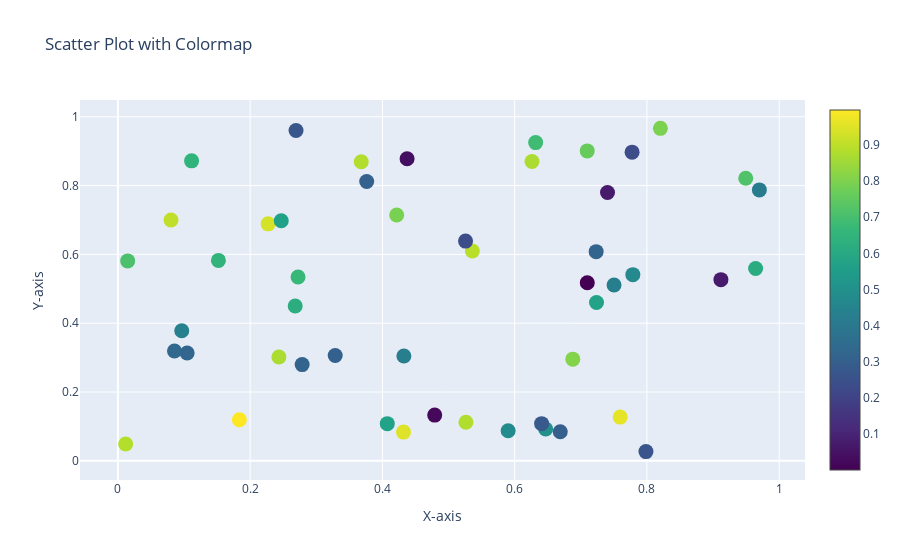

Write notebook code for a chart like this one.
### Code cell
import plotly.graph_objects as go
import numpy as np

# Sample data
x = np.random.rand(50)
y = np.random.rand(50)
values = np.random.rand(50)  # The values to color by

# Create scatter plot with colormap
fig = go.Figure(data=go.Scatter(x=x, y=y, mode='markers', marker=dict(size=15, color=values,  colorscale='Viridis',  showscale=True )))

# Customize the layout
fig.update_layout(
    title="Scatter Plot with Colormap",
    xaxis_title="X-axis",
    yaxis_title="Y-axis"
)

fig.show()
